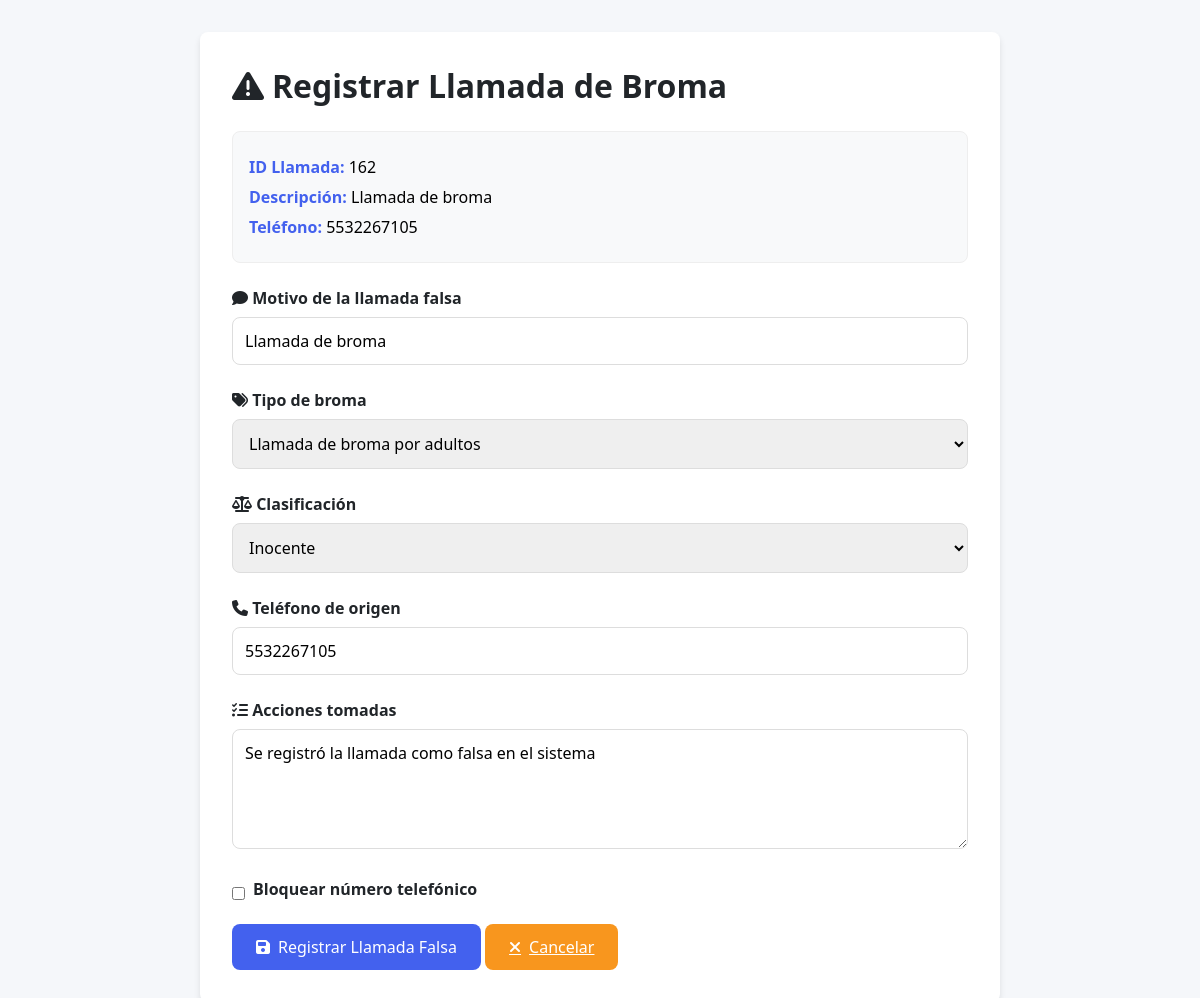
/operador/prank_call.php?call_id=162 (signed in), run on the app's committed database.
### tables this page shows
CREATE TABLE `llamadas` (
  `id_llamada` int(11) NOT NULL AUTO_INCREMENT,
  `id_operador` int(11) NOT NULL,
  `fecha` datetime NOT NULL DEFAULT current_timestamp(),
  `duracion` int(11) DEFAULT NULL COMMENT 'Duración en segundos',
  `estatus` enum('En curso','Finalizada','Atender','Clasificada') DEFAULT 'Atender',
  `telefono` bigint(20) DEFAULT NULL,
  `latitud` float DEFAULT NULL,
  `longitud` float DEFAULT NULL,
  PRIMARY KEY (`id_llamada`),
  KEY `id_operador` (`id_operador`),
  CONSTRAINT `llamadas_ibfk_1` FOREIGN KEY (`id_operador`) REFERENCES `usuarios` (`id_usuario`)
);

### operador/prank_call.php (the view, shortened to what this page needs)
<?php
require_once '../db.php';
$call_id = isset($_GET['call_id']) ? intval($_GET['call_id']) : null;
$incidente = null;
if ($call_id) {
    try {
        $stmt = $pdo->prepare("SELECT * FROM llamadas WHERE id_llamada = ?");
        $stmt->execute([$call_id]);
        $llamada = $stmt->fetch(PDO::FETCH_ASSOC);
        if (!$llamada) {
            $mensaje_error = "No existe una llamada con ID $call_id";
        } else {
            $incidente = [
                'id_llamada' => $llamada['id_llamada'],
                'telefono' => $llamada['telefono'] ?? 'N/A',
                'quepaso' => $llamada['descripcion'] ?? 'Llamada de broma',
                'colonia' => null,
                'localidad' => null,
                'municipio' => null
            ];
        }
    } catch (PDOException $e) {
        $mensaje_error = "Error al cargar los datos: " . $e->getMessage();
    }
}
?>
<!DOCTYPE html>
<html lang="es">
<head>
    <link rel="stylesheet" href="https://cdnjs.cloudflare.com/ajax/libs/font-awesome/6.4.0/css/all.min.css">
</head>
<body>
    <div class="container">
        <h1><i class="fas fa-exclamation-triangle"></i> Registrar Llamada de Broma</h1>
        <?php if ($incidente): ?>
            <div class="call-info">
                <p><strong>ID Llamada:</strong> <?= htmlspecialchars($incidente['id_llamada'] ?? 'N/A') ?></p>
                <p><strong>Descripción:</strong> <?= htmlspecialchars($incidente['quepaso'] ?? 'Llamada de broma') ?></p>
                <p><strong>Teléfono:</strong> <?= htmlspecialchars($incidente['telefono'] ?? 'N/A') ?></p>
            </div>
        <?php endif; ?>
        <form method="POST">
            <div class="form-group">
                <label for="motivo"><i class="fas fa-comment"></i> Motivo de la llamada falsa</label>
                <input type="text" id="motivo" name="motivo" required
                       value="<?= htmlspecialchars($incidente['quepaso'] ?? '') ?>">
            </div>
            <div class="form-group">
                <label for="tipo_broma"><i class="fas fa-tags"></i> Tipo de broma</label>
                <select id="tipo_broma" name="tipo_broma" required>
                    <option value="Llamada de broma por adultos">Llamada de broma por adultos</option>
                </select>
            </div>
            <div class="form-group">
                <label for="clasificacion"><i class="fas fa-balance-scale"></i> Clasificación</label>
                <select id="clasificacion" name="clasificacion" required>
                    <option value="Inocente" selected>Inocente</option>
                </select>
            </div>
            <div class="form-group">
                <label for="telefono_origen"><i class="fas fa-phone"></i> Teléfono de origen</label>
                <input type="tel" id="telefono_origen" name="telefono_origen" required
                       value="<?= htmlspecialchars($incidente['telefono'] ?? '') ?>">
            </div>
            <div class="form-group">
                <label for="acciones_tomadas"><i class="fas fa-tasks"></i> Acciones tomadas</label>
                <textarea id="acciones_tomadas" name="acciones_tomadas">Se registró la llamada como falsa en el sistema</textarea>
            </div>
            <div class="checkbox-group">
                <input type="checkbox" id="bloqueo_numero" name="bloqueo_numero">
                <label for="bloqueo_numero">Bloquear número telefónico</label>
            </div>
            <button type="submit" class="btn btn-primary">
                <i class="fas fa-save"></i> Registrar Llamada Falsa
            </button>
            <a href="calls.php" class="btn btn-warning">
                <i class="fas fa-times"></i> Cancelar
            </a>
        </form>
    </div>
</body>
</html>

### operador/prank_call.php (style rules this page uses)
:root { --primary: #4361ee; --primary-dark: #3a56d4; --secondary: #3f37c9; --success: #4cc9f0; --danger: #f72585; --warning: #f8961e; --light: #f8f9fa; --dark: #212529; --gray: #6c757d; --border-radius: 8px; --box-shadow: 0 4px 6px rgba(0, 0, 0, 0.1); --transition: all 0.3s ease; }
* { margin: 0; padding: 0; box-sizing: border-box; font-family: 'Segoe UI', Tahoma, Geneva, Verdana, sans-serif; }
body { margin: 0; padding: 2rem; background-color: #f5f7fa; }
.container { max-width: 800px; margin: 0 auto; background: white; padding: 2rem; border-radius: var(--border-radius); box-shadow: var(--box-shadow); }
h1 { color: var(--dark); margin-bottom: 1.5rem; display: flex; align-items: center; gap: 0.5rem; }
.form-group { margin-bottom: 1.5rem; }
label { display: block; margin-bottom: 0.5rem; font-weight: 600; color: var(--dark); }
input[type="text"], input[type="tel"], textarea, select { width: 100%; padding: 0.75rem; border: 1px solid #ddd; border-radius: var(--border-radius); font-size: 1rem; transition: var(--transition); }
textarea { min-height: 120px; resize: vertical; }
.checkbox-group { display: flex; align-items: center; gap: 0.5rem; margin: 1rem 0; }
.btn { display: inline-flex; align-items: center; justify-content: center; padding: 0.75rem 1.5rem; border: none; border-radius: var(--border-radius); font-size: 1rem; font-weight: 500; cursor: pointer; transition: var(--transition); gap: 0.5rem; }
.btn-primary { background-color: var(--primary); color: white; }
.btn-warning { background-color: var(--warning); color: white; }
.call-info { background: #f8f9fa; padding: 1rem; border-radius: var(--border-radius); margin-bottom: 1.5rem; border: 1px solid #eee; }
.call-info p { margin: 0.5rem 0; }
.call-info strong { color: var(--primary); }

### data on the page
llamadas: id_llamada "162", id_llamada+telefono "Llamada de broma", telefono "5532267105", motivo "Llamada de broma", telefono_origen "5532267105"
